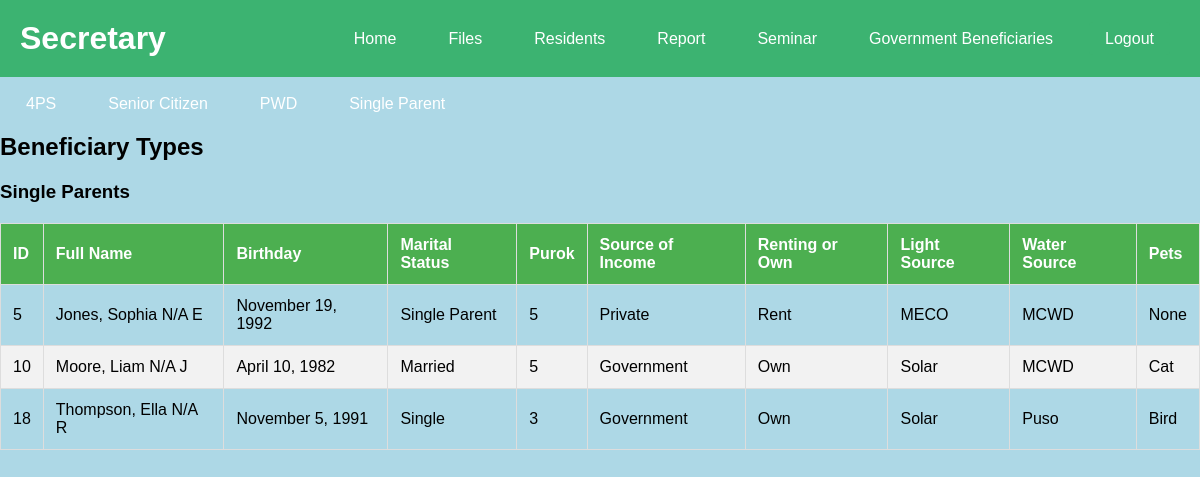
The app's page /secretary/benefits/viewsp.php with its own data.
### tables this page shows
CREATE TABLE `residents` (
  `id` int(11) NOT NULL,
  `last_name` varchar(50) NOT NULL,
  `first_name` varchar(50) NOT NULL,
  `middle_name` varchar(50) DEFAULT NULL,
  `extension_name` varchar(10) DEFAULT NULL,
  `birthday` date NOT NULL,
  `age` int(11) NOT NULL,
  `marital_status` enum('Single','Married','Lived in Partner','Widower/Widow','Single Parent') NOT NULL,
  `partner_name` varchar(50) DEFAULT NULL,
  `children_count` int(11) DEFAULT NULL,
  `purok` varchar(50) NOT NULL,
  `source_of_income` enum('None','Private','Government','Driver','Business') NOT NULL,
  `company_name` varchar(100) DEFAULT NULL,
  `government_work` varchar(100) DEFAULT NULL,
  `vehicle_type` varchar(50) DEFAULT NULL,
  `business_type` varchar(100) DEFAULT NULL,
  `house_ownership` enum('Own','Rent') NOT NULL,
  `light_source` enum('MECO','Solar','Gas Lamp') NOT NULL,
  `water_source` enum('Deep well','Puso','MCWD') NOT NULL,
  `pets` varchar(100) DEFAULT NULL,
  `beneficiaries` varchar(100) DEFAULT NULL
);

### secretary/benefits/viewsp.php (the view, shortened to what this page needs)
<?php
$host = 'localhost';
$db_name = 'gabi';
$username = 'root';
$password = '';
$conn = new mysqli($host, $username, $password, $db_name);
$sql = "SELECT * FROM residents";
$result = $conn->query($sql);
$beneficiaries = [
    'Single Parents' => []
];
if ($result->num_rows > 0) {
    while ($row = $result->fetch_assoc()) {
        if (in_array($row['beneficiaries'], array_keys($beneficiaries))) {
            $beneficiaries[$row['beneficiaries']][] = $row;
        }
    }
}
?>
<!DOCTYPE html>
<html lang="en">
<head>
    <link rel="stylesheet" href="../dashboard.css">
     <link rel="stylesheet" href="index.css">
    <link rel="stylesheet" href="viewgb.css">
</head>
<body>
     <header>
        <div class="title">
            <h1>Secretary</h1>
        </div>
        <nav>
            <ul class="navbar">
                <li><a href="../dashboard.php" class="nav-link">Home</a></li>
                <li><a href="../files/index.php" class="nav-link ">Files</a></li>
                <li><a href="../residents/index.php" class="nav-link">Residents</a></li>
                <li><a href="../reports/index.php" class="nav-link">Report</a></li>
                <li><a href="../seminar/index.php" class="nav-link">Seminar</a></li>
                <li><a href="../benefits/index.php" class="nav-link">Government Beneficiaries</a></li>
                <li><a href="../logout.php" class="nav-link logout-btn">Logout</a></li>
            </ul>
        </nav>
    </header>
      <br>
       <nav>
            <ul class="navbar">
                <li><a href="view4ps.php" class="nav-link">4PS</a></li>
                <li><a href="viewsc.php" class="nav-link">Senior Citizen</a></li>
                <li><a href="viewpwd.php" class="nav-link">PWD</a></li>
                <li><a href="viewsp.php" class="nav-link">Single Parent</a></li>
            </ul>
        </nav>
    <div class="content">
        <h2>Beneficiary Types</h2>
        <?php foreach ($beneficiaries as $type => $group): ?>
            <?php if (!empty($group)):  ?>
                <h3><?php echo htmlspecialchars($type); ?></h3>
                <table>
                    <thead>
                        <tr>
                            <th>ID</th>
                            <th>Full Name</th>
                            <th>Birthday</th>
                            <th>Marital Status</th>
                            <th>Purok</th>
                            <th>Source of Income</th>
                            <th>Renting or Own</th>
                            <th>Light Source</th>
                            <th>Water Source</th>
                            <th>Pets</th>
                        </tr>
                    </thead>
                    <tbody>
                        <?php foreach ($group as $beneficiary): ?>
                            <tr>
                                <td><?php echo htmlspecialchars($beneficiary['id']); ?></td>
                                <td><?php echo htmlspecialchars($beneficiary['last_name'] . ', ' . $beneficiary['first_name'] . ' ' . $beneficiary['extension_name'] . ' ' . $beneficiary['middle_name']); ?></td>
                                <td><?php echo htmlspecialchars(date('F j, Y', strtotime($beneficiary['birthday']))); ?></td>
                                <td><?php echo htmlspecialchars($beneficiary['marital_status']); ?></td>
                                <td><?php echo htmlspecialchars($beneficiary['purok']); ?></td>
                                <td><?php echo htmlspecialchars($beneficiary['source_of_income']); ?></td>
                                <td><?php echo htmlspecialchars($beneficiary['house_ownership']); ?></td>
                                <td><?php echo htmlspecialchars($beneficiary['light_source']); ?></td>
                                <td><?php echo htmlspecialchars($beneficiary['water_source']); ?></td>
                                <td><?php echo htmlspecialchars($beneficiary['pets']); ?></td>
                            </tr>
                        <?php endforeach; ?>
                    </tbody>
                </table>
            <?php endif; ?>
        <?php endforeach; ?>
    </div>
</body>
</html>

### secretary/dashboard.css (style rules this page uses)
body { font-family: Arial, sans-serif; margin: 0; padding: 0; background-color: lightblue; }
header { display: flex; justify-content: space-between; align-items: center; background-color: mediumseagreen; padding: 20px 20px; color: white; }
.title h1 { margin: 0; }
.navbar { list-style-type: none; margin: 0; padding: 0; display: flex; }
.nav-link { color: white; text-decoration: none; padding: 8px 16px; }
.navbar li { margin: 0 10px; }
.navbar .logout-btn { color: #fff; background-color: mediumseagreen; padding: 8px 16px; border-radius: 4px; text-decoration: none; }

### secretary/benefits/viewgb.css (style rules this page uses)
table { width: 100%; border-collapse: collapse; margin-top: 20px; }
table, th, td { border: 1px solid #dddddd; }
th, td { padding: 12px; text-align: left; }
th { background-color: #4CAF50; color: white; }
tr:nth-child(even) { background-color: #f2f2f2; }

### records on screen
residents: id "5", last_name+first_name+extension_name "Jones, Sophia N/A E", birthday "November 19, 1992", marital_status "Single Parent", purok "5", source_of_income "Private", house_ownership "Rent", light_source "MECO", water_source "MCWD", pets "None"
residents: id "10", last_name+first_name+extension_name "Moore, Liam N/A J", birthday "April 10, 1982", marital_status "Married", purok "5", source_of_income "Government", house_ownership "Own", light_source "Solar", water_source "MCWD", pets "Cat"
residents: id "18", last_name+first_name+extension_name "Thompson, Ella N/A R", birthday "November 5, 1991", marital_status "Single", purok "3", source_of_income "Government", house_ownership "Own", light_source "Solar", water_source "Puso", pets "Bird"

### other values on screen
$type "Single Parents"
